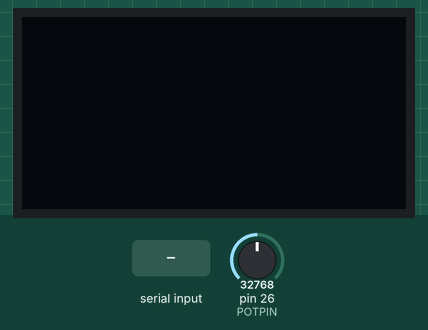
Recording of a program running on a simulated MicroPython board. On the bench: 128×64 one-colour display. Inputs (shaded band) come from the test bench; at power-on: pin 26 (POTPIN) = 32768 (analog values on the 0–65535 scale). Library files of the repository ran but are not shown: ssd1306.py; what the program prints to the serial console is not drawn.

Above: at 1.2 s.
1.3 s: "1" typed at the serial console, then Enter
2.8 s: "0" typed at the serial console, then Enter
At 4.9 s:
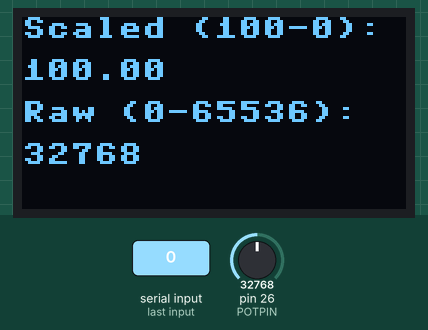
5.3 s: pin 26 (POTPIN) set to 45874
At 6.7 s:
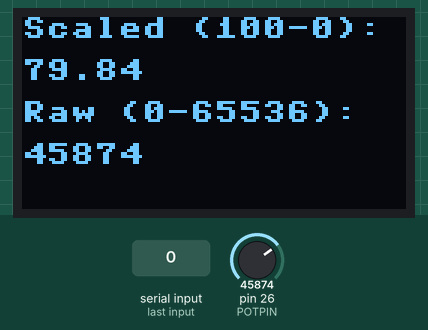
7.2 s: pin 26 (POTPIN) set to 57670
At 8.5 s:
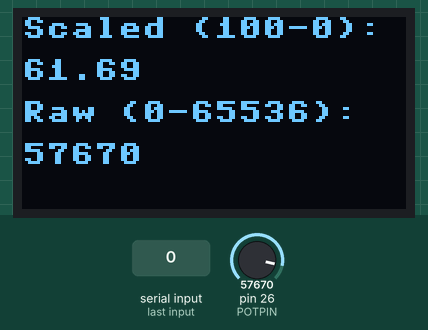
9.1 s: pin 26 (POTPIN) set to 65535
At 10.3 s:
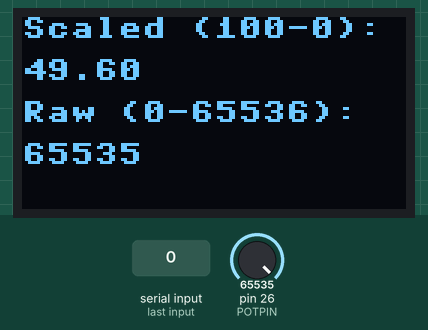
Timing chart, 0 to 12.0 s (numbered marks = the images above; inputs shaded):
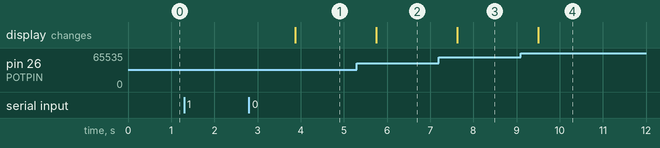

Measured:
- after the input at 1.3 s, every drawn part: stays the same
- after the input at 2.8 s, the display: changes after 1.1 s (image 1)
- after the input at 5.3 s, the display: changes after 0.45 s (image 2)
- after the input at 7.2 s, the display: changes after 0.43 s (image 3)
- after the input at 9.1 s, the display: changes after 0.40 s (image 4)

The program:

adConvert.py
```python
################################################################################
# adConvert.py 2/21/23                                                         #
# convert pot readings (0-65536) to (100-0), given two points:                 #
#         (x1         ,y1)   (x2               ,y2)                            #
#         (minPotValue,100), (maxPotValue=65536, 0)                            #
#  m = slope = (y2-y1)/(x2-x1)                                                 #
#  y-y1 = m * (x - x1), x = raw pot value, y = scaled value, given x1,y1,x2,y2 #
#                                                                              #
#  calibrate the x1=minPotValue with the average of NUMSAMPLES                 #
#  display raw and scaled results in console and on SSD1306 oled dislay        #
#  oled display is I2C device  128X64 pixels display used                      #
#  ssd1306 lib available https://github.com/stlehmann/micropython-ssd1306      #
################################################################################

from machine import Pin, ADC, I2C
import ssd1306 #oled display device
from time import sleep
import sys  #for sys.exit()

NUMSAMPLES=500  #how many calibrationsamples for minPotValue=x1
DELAY=.3
POTPIN = 26  #ADO GPIO 26
adc= ADC(POTPIN)  # 0-65,536 raw reading, the x-axis
x1=minPotValue=528  #initial minumum pot reading (0-65536), updated by calibration
x2=maxPotValue=65536 #max pot reading possible
y1=100 # y value desired at minPotValue, x1
y2=0 # y value desired at maxPotValue, x2
point1=(x1,y1)  #let's make a line with 2 points
point2=(x2,y2)  # it takes two tuples to slope

def calcSlope(point1, point2):   # slope m of line thru both points
    m= (point2[1]-point1[1]) / (point2[0]-point1[0])
    return m

def displayScaledReading(adc):  #y = m*(x- x1) + y1  since y-y1 = m*(x-x1)
    x= adc.read_u16()
    return (f'{x:0}',f'{(m*(x-x1) + y1):0.2f}')  # return raw and scaled readings as tuple

def initializeI2C(scl,sda):  # needed for oled display
    i2c = I2C(0, scl=scl, sda=sda, freq=400000)
    return i2c

def initializeOLED(i2c):
    oled= ssd1306.SSD1306_I2C(128,64,i2c)  # 128 by 64 pixel oled display
    return oled

def displayOled(raw, scaled):
    oled.text("Scaled (100-0):",0,0,1) # text,row, column, 1=white text
    oled.text(scaled,0,14,1)
    oled.text("Raw (0-65536):", 0, 28,1)
    oled.text(raw,0,42,1)
    oled.show()
    sleep(DELAY)
    oled.fill(0) #clear entire oled, 0=black pixel (off)

def calibrateMinPotValuePossible(numSamples,adc): #min value of pot when pot fully counterclockwise
    _=input("Turn pot fully counterclockwise, then press <ENTER> to calibrate pot minimum")
    print('Calibrating...')
    total=0
    for sample in range(numSamples):
        total += adc.read_u16()
        sleep(.005) #time between samples
    averageLowPotReading=total/numSamples
    x1=minPotValue=averageLowPotReading
    print(f'average low x1, minPotValue: {averageLowPotReading:0.1f}')
    #print(f'x1, minPotValue: {x1}, {minPotValue}')  #sanity check
    _ = input("Hit <ENTER> to continue")  # _ throw away variable
    return averageLowPotReading


''' Just get on with it already! '''
try:
    x1=minPotValue=calibrateMinPotValuePossible(NUMSAMPLES,adc)
    m=calcSlope(point1, point2)
    i2c=initializeI2C(scl=Pin(1), sda=Pin(0))
    #print(i2c.scan())  #confirm SSD1306 on I2C bus
    oled = initializeOLED(i2c)
    while True:
        raw,scaled = displayScaledReading(adc) #raw pot value and scaled y value
        print(f'raw: {raw}, scaled: {scaled}') # data to console
        displayOled(str(raw),str(scaled))      # data to Oled
        sleep(DELAY)
except KeyboardInterrupt:
    sys.exit()  # soft reset back to python repl >>>
```
